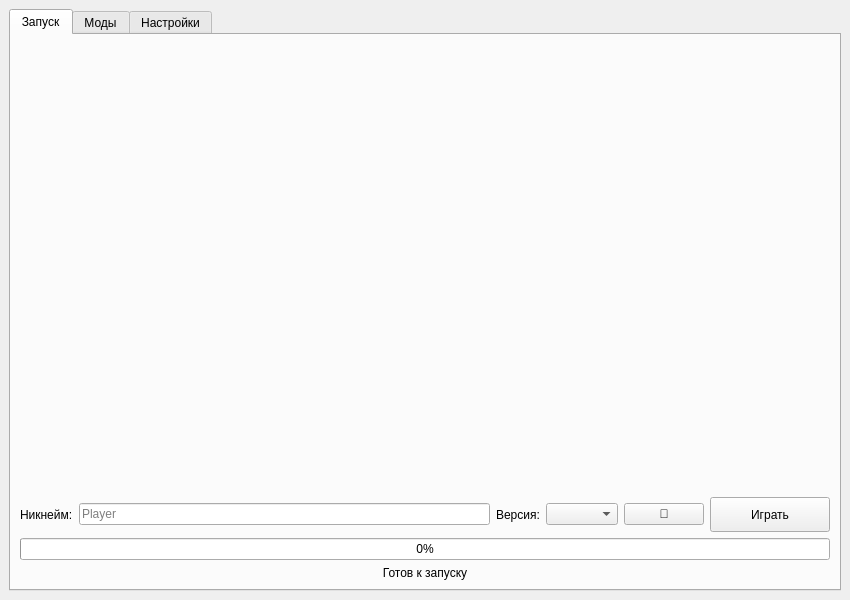
<?xml version="1.0" encoding="UTF-8"?>
<ui version="4.0">
    <class>MainWindow</class>
    <widget class="QMainWindow" name="MainWindow">
        <property name="geometry">
            <rect>
                <x>0</x>
                <y>0</y>
                <width>850</width>
                <height>600</height>
            </rect>
        </property>
        <property name="windowTitle">
            <string>SOM Launcher</string>
        </property>
        <widget class="QWidget" name="centralwidget">
            <layout class="QVBoxLayout" name="verticalLayout">
                <item>
                    <widget class="QTabWidget" name="tabWidget">
                        <property name="currentIndex">
                            <number>0</number>
                        </property>
                        <!-- Вкладка 1: Запуск -->
                        <widget class="QWidget" name="tabPlay">
                            <attribute name="title">
                                <string>Запуск</string>
                            </attribute>
                            <layout class="QVBoxLayout" name="verticalLayoutPlay">
                                <item>
                                    <spacer name="verticalSpacerTop">
                                        <property name="orientation">
                                            <enum>Qt::Vertical</enum>
                                        </property>
                                        <property name="sizeHint" stdset="0">
                                            <size>
                                                <width>20</width>
                                                <height>40</height>
                                            </size>
                                        </property>
                                    </spacer>
                                </item>
                                <item>
                                    <layout class="QHBoxLayout" name="horizontalLayoutControls">
                                        <item>
                                            <widget class="QLabel" name="lblUsername">
                                                <property name="text">
                                                    <string>Никнейм:</string>
                                                </property>
                                            </widget>
                                        </item>
                                        <item>
                                            <widget class="QLineEdit" name="editUsername">
                                                <property name="placeholderText">
                                                    <string>Player</string>
                                                </property>
                                            </widget>
                                        </item>
                                        <item>
                                            <widget class="QLabel" name="lblVersion">
                                                <property name="text">
                                                    <string>Версия:</string>
                                                </property>
                                            </widget>
                                        </item>
                                        <item>
                                            <widget class="QComboBox" name="comboVersions"/>
                                        </item>
                                        <item>
                                            <widget class="QPushButton" name="btnRefreshVersions">
                                                <property name="text">
                                                    <string>🔄</string>
                                                </property>
                                                <property name="toolTip">
                                                    <string>Обновить список версий</string>
                                                </property>
                                            </widget>
                                        </item>
                                        <item>
                                            <widget class="QPushButton" name="btnLaunch">
                                                <property name="text">
                                                    <string>Играть</string>
                                                </property>
                                                <property name="minimumSize">
                                                    <size>
                                                        <width>120</width>
                                                        <height>35</height>
                                                    </size>
                                                </property>
                                            </widget>
                                        </item>
                                    </layout>
                                </item>
                                <item>
                                    <widget class="QProgressBar" name="progressBar">
                                        <property name="value">
                                            <number>0</number>
                                        </property>
                                        <property name="visible">
                                            <bool>false</bool>
                                        </property>
                                    </widget>
                                </item>
                                <item>
                                    <widget class="QLabel" name="lblStatus">
                                        <property name="text">
                                            <string>Готов к запуску</string>
                                        </property>
                                        <property name="alignment">
                                            <set>Qt::AlignCenter</set>
                                        </property>
                                    </widget>
                                </item>
                            </layout>
                        </widget>

                        <!-- Вкладка 2: Моды -->
                        <widget class="QWidget" name="tabMods">
                            <attribute name="title">
                                <string>Моды</string>
                            </attribute>
                            <layout class="QVBoxLayout" name="verticalLayoutMods">
                                <item>
                                    <layout class="QHBoxLayout" name="horizontalLayoutModsSearch">
                                        <item>
                                            <widget class="QLineEdit" name="editModSearch">
                                                <property name="placeholderText">
                                                    <string>Поиск модов на Modrinth / CurseForge...</string>
                                                </property>
                                            </widget>
                                        </item>
                                        <item>
                                            <widget class="QPushButton" name="btnSearchMods">
                                                <property name="text">
                                                    <string>Поиск</string>
                                                </property>
                                            </widget>
                                        </item>
                                    </layout>
                                </item>
                                <item>
                                    <widget class="QTableWidget" name="tableMods">
                                        <column>
                                            <property name="text">
                                                <string>Состояние</string>
                                            </property>
                                        </column>
                                        <column>
                                            <property name="text">
                                                <string>Название</string>
                                            </property>
                                        </column>
                                        <column>
                                            <property name="text">
                                                <string>Версия</string>
                                            </property>
                                        </column>
                                        <column>
                                            <property name="text">
                                                <string>Источник</string>
                                            </property>
                                        </column>
                                    </widget>
                                </item>
                                <item>
                                    <layout class="QHBoxLayout" name="horizontalLayoutModActions">
                                        <item>
                                            <widget class="QPushButton" name="btnToggleMod">
                                                <property name="text">
                                                    <string>Включить / Выключить</string>
                                                </property>
                                            </widget>
                                        </item>
                                        <item>
                                            <widget class="QPushButton" name="btnDeleteMod">
                                                <property name="text">
                                                    <string>Удалить</string>
                                                </property>
                                            </widget>
                                        </item>
                                        <item>
                                            <spacer name="horizontalSpacerMods">
                                                <property name="orientation">
                                                    <enum>Qt::Horizontal</enum>
                                                </property>
                                            </spacer>
                                        </item>
                                        <item>
                                            <widget class="QPushButton" name="btnCheckUpdates">
                                                <property name="text">
                                                    <string>Проверить обновления</string>
                                                </property>
                                            </widget>
                                        </item>
                                    </layout>
                                </item>
                            </layout>
                        </widget>

                        <!-- Вкладка 3: Настройки -->
                        <widget class="QWidget" name="tabSettings">
                            <attribute name="title">
                                <string>Настройки</string>
                            </attribute>
                            <layout class="QFormLayout" name="formLayoutSettings">
                                <item row="0" column="0">
                                    <widget class="QLabel" name="lblMinRam">
                                        <property name="text">
                                            <string>Мин. RAM (МБ):</string>
                                        </property>
                                    </widget>
                                </item>
                                <item row="0" column="1">
                                    <widget class="QSpinBox" name="spinMinRam">
                                        <property name="minimum">
                                            <number>512</number>
                                        </property>
                                        <property name="maximum">
                                            <number>65536</number>
                                        </property>
                                        <property name="singleStep">
                                            <number>512</number>
                                        </property>
                                        <property name="value">
                                            <number>1024</number>
                                        </property>
                                    </widget>
                                </item>
                                <item row="1" column="0">
                                    <widget class="QLabel" name="lblMaxRam">
                                        <property name="text">
                                            <string>Макс. RAM (МБ):</string>
                                        </property>
                                    </widget>
                                </item>
                                <item row="1" column="1">
                                    <widget class="QSpinBox" name="spinMaxRam">
                                        <property name="minimum">
                                            <number>1024</number>
                                        </property>
                                        <property name="maximum">
                                            <number>65536</number>
                                        </property>
                                        <property name="singleStep">
                                            <number>512</number>
                                        </property>
                                        <property name="value">
                                            <number>4096</number>
                                        </property>
                                    </widget>
                                </item>
                                <item row="2" column="0">
                                    <widget class="QLabel" name="lblWindowWidth">
                                        <property name="text">
                                            <string>Ширина окна:</string>
                                        </property>
                                    </widget>
                                </item>
                                <item row="2" column="1">
                                    <widget class="QSpinBox" name="spinWidth">
                                        <property name="maximum">
                                            <number>7680</number>
                                        </property>
                                        <property name="value">
                                            <number>854</number>
                                        </property>
                                    </widget>
                                </item>
                                <item row="3" column="0">
                                    <widget class="QLabel" name="lblWindowHeight">
                                        <property name="text">
                                            <string>Высота окна:</string>
                                        </property>
                                    </widget>
                                </item>
                                <item row="3" column="1">
                                    <widget class="QSpinBox" name="spinHeight">
                                        <property name="maximum">
                                            <number>4320</number>
                                        </property>
                                        <property name="value">
                                            <number>480</number>
                                        </property>
                                    </widget>
                                </item>
                                <item row="4" column="0">
                                    <widget class="QLabel" name="lblJavaPath">
                                        <property name="text">
                                            <string>Путь к Java:</string>
                                        </property>
                                    </widget>
                                </item>
                                <item row="4" column="1">
                                    <layout class="QHBoxLayout" name="horizontalLayoutJava">
                                        <item>
                                            <widget class="QLineEdit" name="editJavaPath"/>
                                        </item>
                                        <item>
                                            <widget class="QPushButton" name="btnBrowseJava">
                                                <property name="text">
                                                    <string>Обзор...</string>
                                                </property>
                                            </widget>
                                        </item>
                                    </layout>
                                </item>
                                <item row="5" column="0">
                                    <widget class="QLabel" name="lblGameDir">
                                        <property name="text">
                                            <string>Папка игры:</string>
                                        </property>
                                    </widget>
                                </item>
                                <item row="5" column="1">
                                    <layout class="QHBoxLayout" name="horizontalLayoutGameDir">
                                        <item>
                                            <widget class="QLineEdit" name="editGameDir"/>
                                        </item>
                                        <item>
                                            <widget class="QPushButton" name="btnBrowseGameDir">
                                                <property name="text">
                                                    <string>Обзор...</string>
                                                </property>
                                            </widget>
                                        </item>
                                    </layout>
                                </item>
                                <item row="6" column="1">
                                    <widget class="QPushButton" name="btnSaveSettings">
                                        <property name="text">
                                            <string>Сохранить настройки</string>
                                        </property>
                                    </widget>
                                </item>
                            </layout>
                        </widget>
                    </widget>
                </item>
            </layout>
        </widget>
    </widget>
    <resources/>
    <connections/>
</ui>
